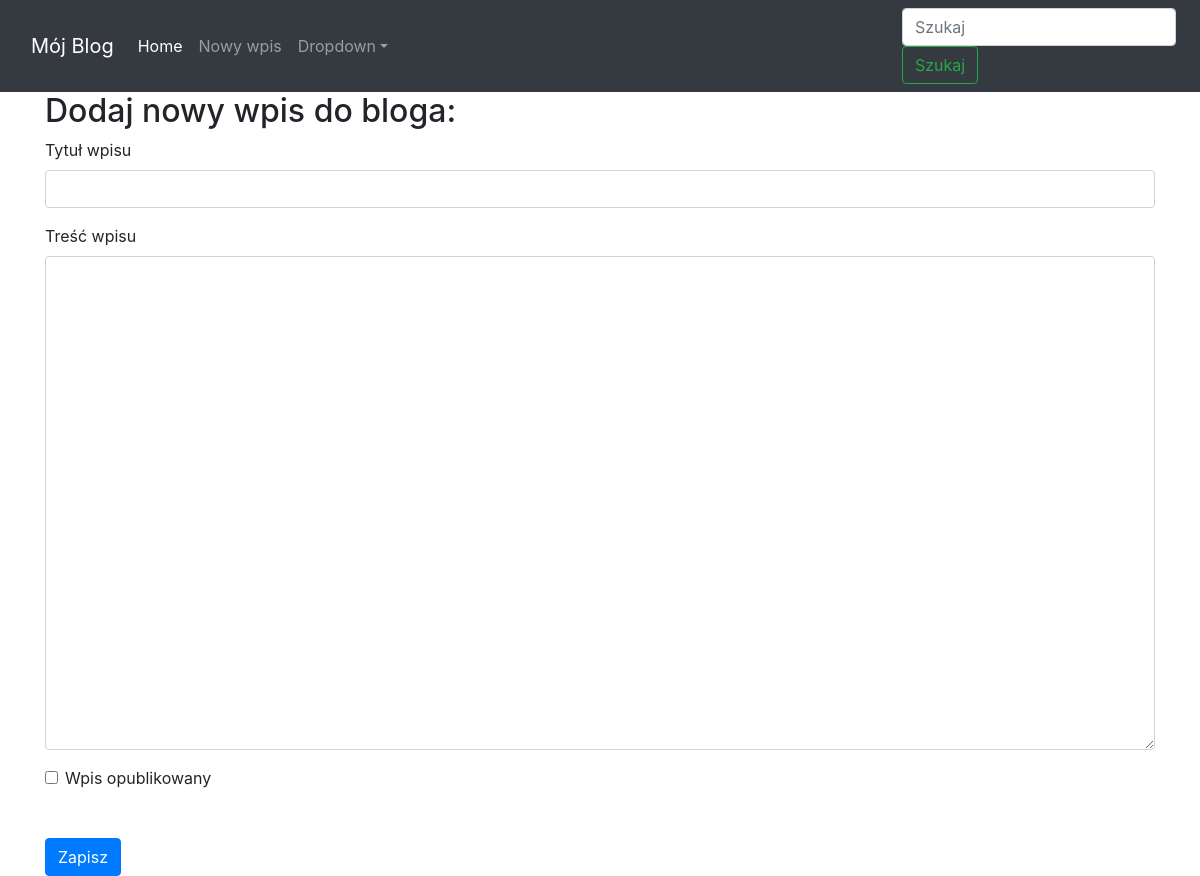
/edit-post/23, run on an earlier commit of the app's database.
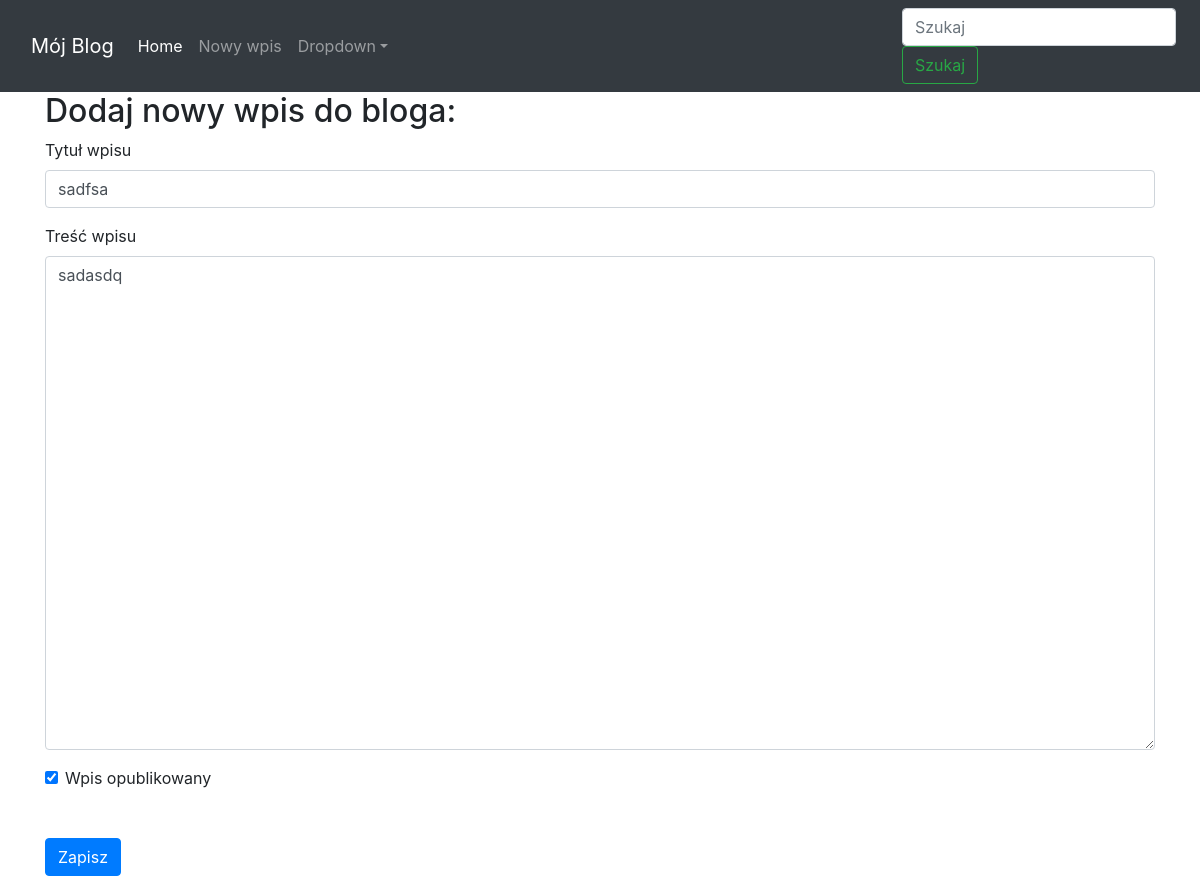
And on a later commit of the database.
### app/models.py (models this page shows)
class Post(db.Model):
    id = db.Column(db.Integer, primary_key=True)
    title = db.Column(db.String(20),  nullable=False, unique=True)
    post_content = db.Column(db.String(100),  nullable=False)
    pub_date = db.Column(db.DateTime(),  nullable=False, default=datetime.datetime.utcnow)
    is_public = db.Column(db.Boolean(),  default=False)

### app/routes.py (the view, shortened to what this page needs)
@app.route("/edit-post/<post_id>", methods = ["GET", "POST"])
def edit_and_add_post(post_id):
    post = Post.query.filter_by(id=post_id).first()
    form = forms.PostForm(obj=post)
    errors = None
    return render_template("post_form.html", form=form, errors=errors)

### app/forms.py
class PostForm(FlaskForm):
    title = StringField('title', validators=[DataRequired()])
    post_content = TextAreaField('content', validators=[DataRequired()])
    is_public = BooleanField('is public?')

### app/templates/post_form.html (shortened to what this page needs)
{% extends "base.html" %}
{% block content %}
    <h2>Dodaj nowy wpis do bloga:</h2>
    <form method="POST" action = ""}>
        <div class="form-group">
            <label for="title">Tytuł wpisu</label>
                {{ form.title(class_="form-control") }}
        </div>
        <div class="form-group">
            <label for="body">Treść wpisu</label>
                {{ form.post_content(class_="form-control", cols="100", rows="20") }}
        </div>
        <div class="form-check">
                {{ form.is_public(class_="form-check-input") }}
            <label class="form-check-label" for="is_public">Wpis opublikowany</label>
        </div>
        <button type="submit" class="btn btn-primary mt-5">Zapisz</button>
    </form>
{% endblock %}

What changed in the data, as far as the page shows it:
added Post: title "sadfsa", post_content "sadasdq", is_public "☑"
Also different on the page:
form field is_public: "☐" → (not shown)
